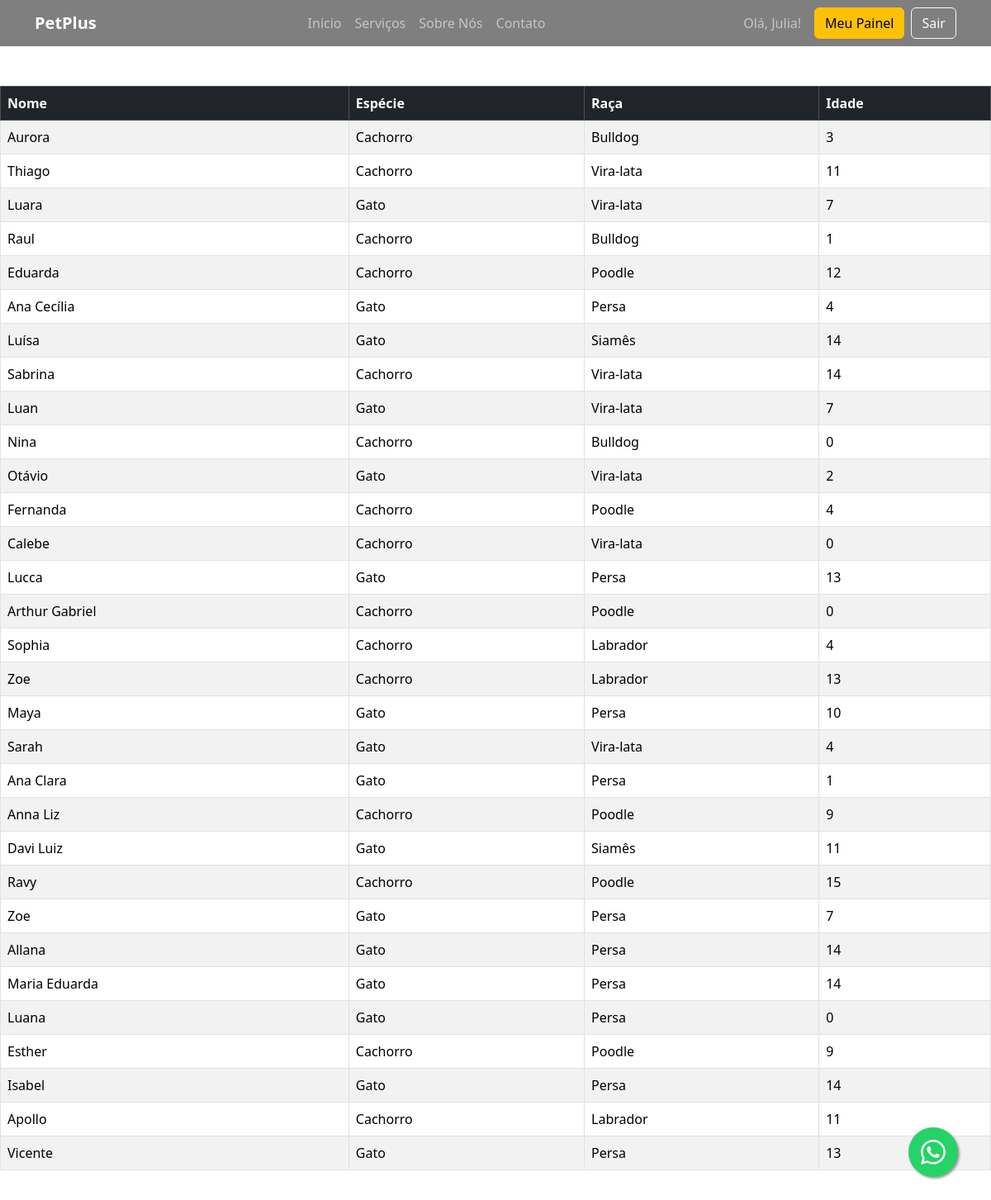
/animais/ (signed in), run on the app's committed database.
### core/models.py (models this page shows, shortened)
class Usuario(AbstractUser):
    email = models.EmailField(unique=True)
    SEXO = [
        ('M', 'Masculino'),
        ('F', 'Feminino'),
        ('O', 'Outros'),
    ]
    cpf = models.CharField(max_length=11, unique=True, blank=False, null=False)
    telefone = models.CharField(max_length=15)
    data_nascimento = models.DateField(null=True, blank=True)
    sexo = models.CharField(max_length=1, choices=SEXO)
    endereco = models.TextField(blank=False, null=False)

class Animal(models.Model):
    ESPECIES = [
        ('C', 'Cachorro'),
        ('G', 'Gato'),
        ('O', 'Outros'),
    ]
    SEXO = [
        ('M', 'Macho'),
        ('F', 'Fêmea'),
    ]
    nome = models.CharField(max_length=100)
    dono = models.ForeignKey(Cliente, on_delete=models.CASCADE, related_name='animais', blank=False, null=False)
    especie = models.CharField(max_length=1, choices=ESPECIES)
    raca = models.CharField(max_length=100)
    data_nascimento = models.DateField(null=True, blank=True)
    peso = models.DecimalField(max_digits=5, decimal_places=2, null=True, blank=True)
    sexo = models.CharField(max_length=1, choices=SEXO)
    observacoes = models.TextField(blank=True)
    @property
    def idade(self):
        if not self.data_nascimento:
            return 0
        hoje = date.today()
        idade_calculada = hoje.year - self.data_nascimento.year -(
            (hoje.month, hoje.day) < (self.data_nascimento.month, self.data_nascimento.day)
            )
        return idade_calculada

### core/views.py (the view)
# urls.py: path('animais/', views.lista_animais, name='lista_animais'),#acesso da Recepcionista
def lista_animais(request):
    animais = Animal.objects.all()
    return render(request, 'Recepcionista/lista_animais.html', {'animais': animais})

### templates/Recepcionista/lista_animais.html (shortened to what this page needs)
{% extends 'base.html' %}
{% block content %}
<div class="contrainer my-5">
    <table class="table table-striped table-bordered">
        <thead class="table-dark">
            <tr>
                <th>Nome</th>
                <th>Espécie</th>
                <th>Raça</th>
                <th>Idade</th>
            </tr>
        </thead>
        <tbody>
            {%for animal in animais %}
            <tr>
                <td>{{animal.nome}}</td>
                <td>{{animal.get_especie_display}}</td>
                <td>{{animal.raca}}</td>
                <td>{{animal.idade}}</td>
            </tr>
            {% empty %}
            <tr>
                <td animal colspan="3" class="text-center">Nenhum animal cadastrado</td>
            </tr>
            {% endfor %}
        </tbody>
    </table>
</div>
{% endblock %}

### templates/base.html (shortened to what this page needs)
{% load static %}
<!doctype html>
<html lang="pt-br">
<head>
    <link href="https://cdn.jsdelivr.net/npm/bootstrap@5.3.7/dist/css/bootstrap.min.css" rel="stylesheet">
    <link rel="stylesheet" href="https://cdn.jsdelivr.net/npm/bootstrap-icons@1.11.3/font/bootstrap-icons.min.css">
    <link rel="stylesheet" href="{% static 'css/website.css' %}">
</head>
<body>
    <nav class="navbar navbar-expand-lg navbar-dark fixed-top">
        <div class="container">
            <a class="navbar-brand fw-bold" href="{% url 'home' %}">PetPlus</a>
            <div class="collapse navbar-collapse" id="navbarNav">
                <ul class="navbar-nav mx-auto">
                    <li class="nav-item"><a class="nav-link" href="#">Início</a></li>
                    <li class="nav-item"><a class="nav-link" href="#">Serviços</a></li>
                    <li class="nav-item"><a class="nav-link" href="#">Sobre Nós</a></li>
                    <li class="nav-item"><a class="nav-link" href="#">Contato</a></li>
                </ul>
                <div class="d-flex align-items-center">
                    {% if user.is_authenticated %}
                        <span class="navbar-text me-3">
                            Olá, {{ user.first_name|default:user.username }}!
                        </span>
                        <a href="{% url 'redirect_apos_login' %}" class="btn btn-warning me-2">Meu Painel</a>
                        <form action="{% url 'logout' %}" method="post" class="d-inline">
                            <button type="submit" class="btn btn-outline-light">Sair</button>
                        </form>
                    {% else %}
                        <a href="{% url 'login' %}" class="btn btn-outline-light">Login</a>
                    {% endif %}
                </div>
            </div>
        </div>
    </nav>
    <a href="https://api.whatsapp.com/send?phone=SEUNUMERO&text=Olá! Gostaria de mais informações." class="whatsapp-float" target="_blank">
        <i class="bi bi-whatsapp"></i>
    </a>
	<div class="container-fluid p-0">
        {% block content %}
        {% endblock %}
    </div>
</body>
</html>

### static/css/website.css (style rules this page uses)
body { padding-top: 56px; }
.navbar { background-color: rgba(0, 0, 0, 0.5) !important; backdrop-filter: blur(10px); -webkit-backdrop-filter: blur(10px); }
.whatsapp-float { position: fixed; width: 60px; height: 60px; bottom: 40px; right: 40px; background-color: #25d366; color: #FFF; border-radius: 50px; text-align: center; font-size: 30px; box-shadow: 2px 2px 3px #999; z-index: 100; display: flex; align-items: center; justify-content: center; transition: transform 0.2s ease-in-out; }

### data on the page
Usuario: first_name "Julia"
Animal: nome "Aurora", especie "Cachorro", raca "Bulldog", idade "3"
Animal: nome "Thiago", especie "Cachorro", raca "Vira-lata", idade "11"
Animal: nome "Luara", especie "Gato", raca "Vira-lata", idade "7"
Animal: nome "Raul", especie "Cachorro", raca "Bulldog", idade "1"
Animal: nome "Eduarda", especie "Cachorro", raca "Poodle", idade "12"
Animal: nome "Ana Cecília", especie "Gato", raca "Persa", idade "4"
Animal: nome "Luísa", especie "Gato", raca "Siamês", idade "14"
Animal: nome "Sabrina", especie "Cachorro", raca "Vira-lata", idade "14"
Animal: nome "Luan", especie "Gato", raca "Vira-lata", idade "7"
Animal: nome "Nina", especie "Cachorro", raca "Bulldog", idade "0"
Animal: nome "Otávio", especie "Gato", raca "Vira-lata", idade "2"
Animal: nome "Fernanda", especie "Cachorro", raca "Poodle", idade "4"
Animal: nome "Calebe", especie "Cachorro", raca "Vira-lata", idade "0"
Animal: nome "Lucca", especie "Gato", raca "Persa", idade "13"
Animal: nome "Arthur Gabriel", especie "Cachorro", raca "Poodle", idade "0"
Animal: nome "Sophia", especie "Cachorro", raca "Labrador", idade "4"
Animal: nome "Zoe", especie "Cachorro", raca "Labrador", idade "13"
Animal: nome "Maya", especie "Gato", raca "Persa", idade "10"
Animal: nome "Sarah", especie "Gato", raca "Vira-lata", idade "4"
Animal: nome "Ana Clara", especie "Gato", raca "Persa", idade "1"
Animal: nome "Anna Liz", especie "Cachorro", raca "Poodle", idade "9"
Animal: nome "Davi Luiz", especie "Gato", raca "Siamês", idade "11"
Animal: nome "Ravy", especie "Cachorro", raca "Poodle", idade "15"
Animal: nome "Zoe", especie "Gato", raca "Persa", idade "7"
Animal: nome "Allana", especie "Gato", raca "Persa", idade "14"
Animal: nome "Maria Eduarda", especie "Gato", raca "Persa", idade "14"
Animal: nome "Luana", especie "Gato", raca "Persa", idade "0"
Animal: nome "Esther", especie "Cachorro", raca "Poodle", idade "9"
Animal: nome "Isabel", especie "Gato", raca "Persa", idade "14"
Animal: nome "Apollo", especie "Cachorro", raca "Labrador", idade "11"
Animal: nome "Vicente", especie "Gato", raca "Persa", idade "13"
